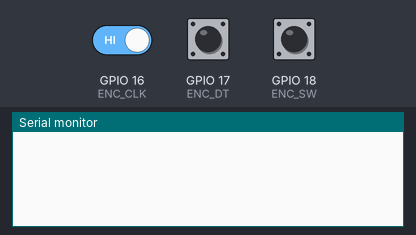
Bench run of a sketch on a simulated ESP32-S3. Shown: the last lines printed to the serial monitor. The test bench sets the inputs (shaded band); at power-on: GPIO 16 (ENC_CLK) HIGH, GPIO 18 (ENC_SW) HIGH, GPIO 17 (ENC_DT) HIGH.

Above: at 1.2 s.
1.3 s: GPIO 16 (ENC_CLK) driven LOW
At 2.6 s:
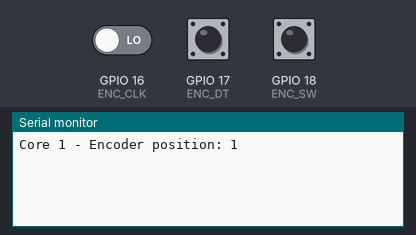
2.9 s: GPIO 18 (ENC_SW) pulled LOW for 0.15 s
At 4.0 s:
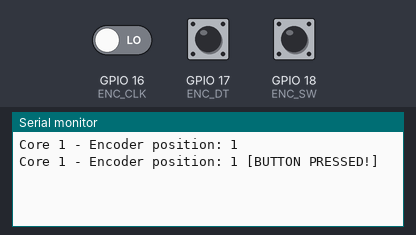
4.5 s: GPIO 16 (ENC_CLK) driven HIGH
At 5.2 s:
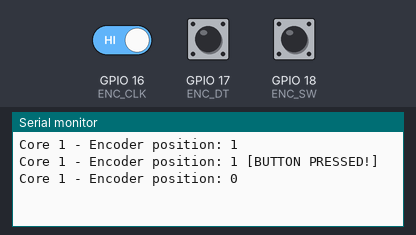
6.0 s: GPIO 18 (ENC_SW) pulled LOW for 1 s
At 7.5 s:
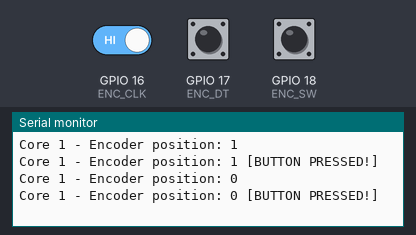

Measured:
- after the input at 1.3 s, the serial monitor: prints a new line after 0.10 s (image 1)
- after the input at 2.9 s, the serial monitor: prints a new line after 0.10 s (image 2)
- after the input at 4.5 s, the serial monitor: prints a new line after 0.10 s (image 3)
- after the input at 6.0 s, the serial monitor: prints a new line at once (image 4)

The sketch:

sketch.ino
```cpp
#include <Arduino.h>

// Pin encoder SESUAI WIRING DI WOKWI (GPIO16, 17, 18)
#define ENC_CLK 16
#define ENC_DT  17
#define ENC_SW  18

// Variabel global (dibaca & ditulis dari core berbeda)
volatile int encoderPos = 0;
volatile bool buttonPressed = false;
volatile bool newData = false;

// Task handles
TaskHandle_t EncoderTask;
TaskHandle_t PrintTask;

void readEncoderTask(void *pvParameters) {
  pinMode(ENC_CLK, INPUT);
  pinMode(ENC_DT, INPUT);
  pinMode(ENC_SW, INPUT_PULLUP);  // SW aktif LOW

  int lastCLK = digitalRead(ENC_CLK);

  while (1) {
    int currentCLK = digitalRead(ENC_CLK);

    if (lastCLK != currentCLK) {
      if (digitalRead(ENC_DT) != currentCLK) {
        encoderPos++; // CW
      } else {
        encoderPos--; // CCW
      }
      newData = true;
    }

    if (digitalRead(ENC_SW) == LOW) {
      buttonPressed = true;
      newData = true;
      while (digitalRead(ENC_SW) == LOW) {
        delay(10); // Debounce sederhana
      }
    }

    lastCLK = currentCLK;
    delay(1); // Polling cepat
  }
}

void printDataTask(void *pvParameters) {
  while (1) {
    if (newData) {
      int pos = encoderPos;
      bool btn = buttonPressed;
      buttonPressed = false;
      newData = false;

      if (btn) {
        Serial.printf("Core 1 - Encoder position: %d [BUTTON PRESSED!]\n", pos);
      } else {
        Serial.printf("Core 1 - Encoder position: %d\n", pos);
      }
    }
    delay(100);
  }
}

void setup() {
  Serial.begin(115200);

  // Task di Core 0: baca encoder
  xTaskCreatePinnedToCore(
    readEncoderTask,
    "EncoderTask",
    4096,
    NULL,
    2,
    &EncoderTask,
    0
  );

  // Task di Core 1: tampilkan data
  xTaskCreatePinnedToCore(
    printDataTask,
    "PrintTask",
    2048,
    NULL,
    1,
    &PrintTask,
    1
  );
}

void loop() {
  // Tidak digunakan
}
```
